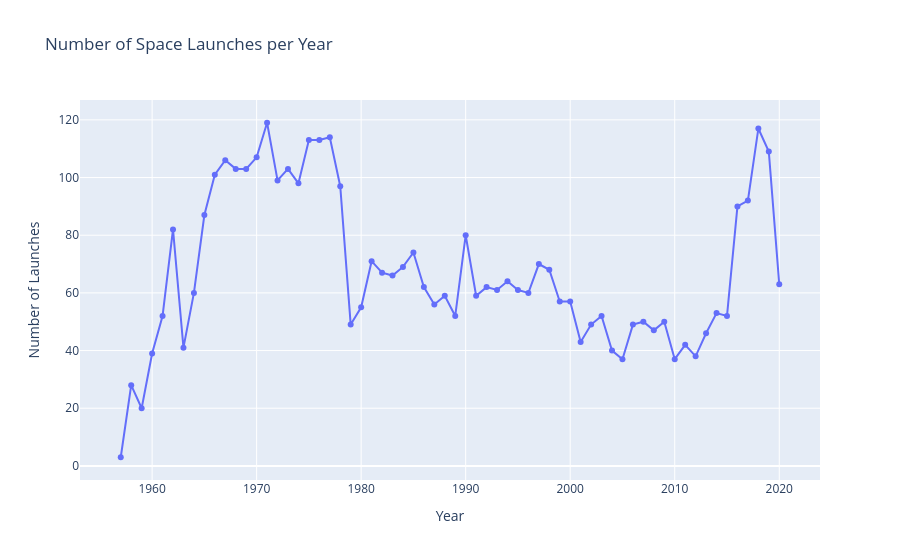

Notebook code for this chart:
### Code cell
fig = px.line(
    x=launched_per_year.index,
    y=launched_per_year.values,
    title="Number of Space Launches per Year",
    labels={"x": "Year", "y": "Number of Launches"},
    markers=True
)

fig.show()

### Figure 1 — Plotly figure (JSON) as saved in the notebook; plotly's stock layout.template omitted (floating-point values rounded to 4 significant figures)
{"data": [{"hovertemplate": "Year=%{x}<br>Number of Launches=%{y}<extra></extra>", "legendgroup": "", "line": {"color": "#636efa", "dash": "solid"}, "marker": {"symbol": "circle"}, "mode": "lines+markers", "name": "", "orientation": "v", "showlegend": false, "type": "scatter", "x": [1957, 1958, 1959, 1960, 1961, 1962, 1963, 1964, 1965, 1966, 1967, 1968, 1969, 1970, 1971, 1972, 1973, 1974, 1975, 1976, 1977, 1978, 1979, 1980, 1981, 1982, 1983, 1984, 1985, 1986, 1987, 1988, 1989, 1990, 1991, 1992, 1993, 1994, 1995, 1996, 1997, 1998, 1999, 2000, 2001, 2002, 2003, 2004, 2005, 2006, 2007, 2008, 2009, 2010, 2011, 2012, 2013, 2014, 2015, 2016, 2017, 2018, 2019, 2020], "xaxis": "x", "y": [3, 28, 20, 39, 52, 82, 41, 60, 87, 101, 106, 103, 103, 107, 119, 99, 103, 98, 113, 113, 114, 97, 49, 55, 71, 67, 66, 69, 74, 62, 56, 59, 52, 80, 59, 62, 61, 64, 61, 60, 70, 68, 57, 57, 43, 49, 52, 40, 37, 49, 50, 47, 50, 37, 42, 38, 46, 53, 52, 90, 92, 117, 109, 63], "yaxis": "y"}], "layout": {"legend": {"tracegroupgap": 0}, "title": {"text": "Number of Space Launches per Year"}, "xaxis": {"anchor": "y", "domain": [0, 1], "title": {"text": "Year"}}, "yaxis": {"anchor": "x", "domain": [0, 1], "title": {"text": "Number of Launches"}}}}
